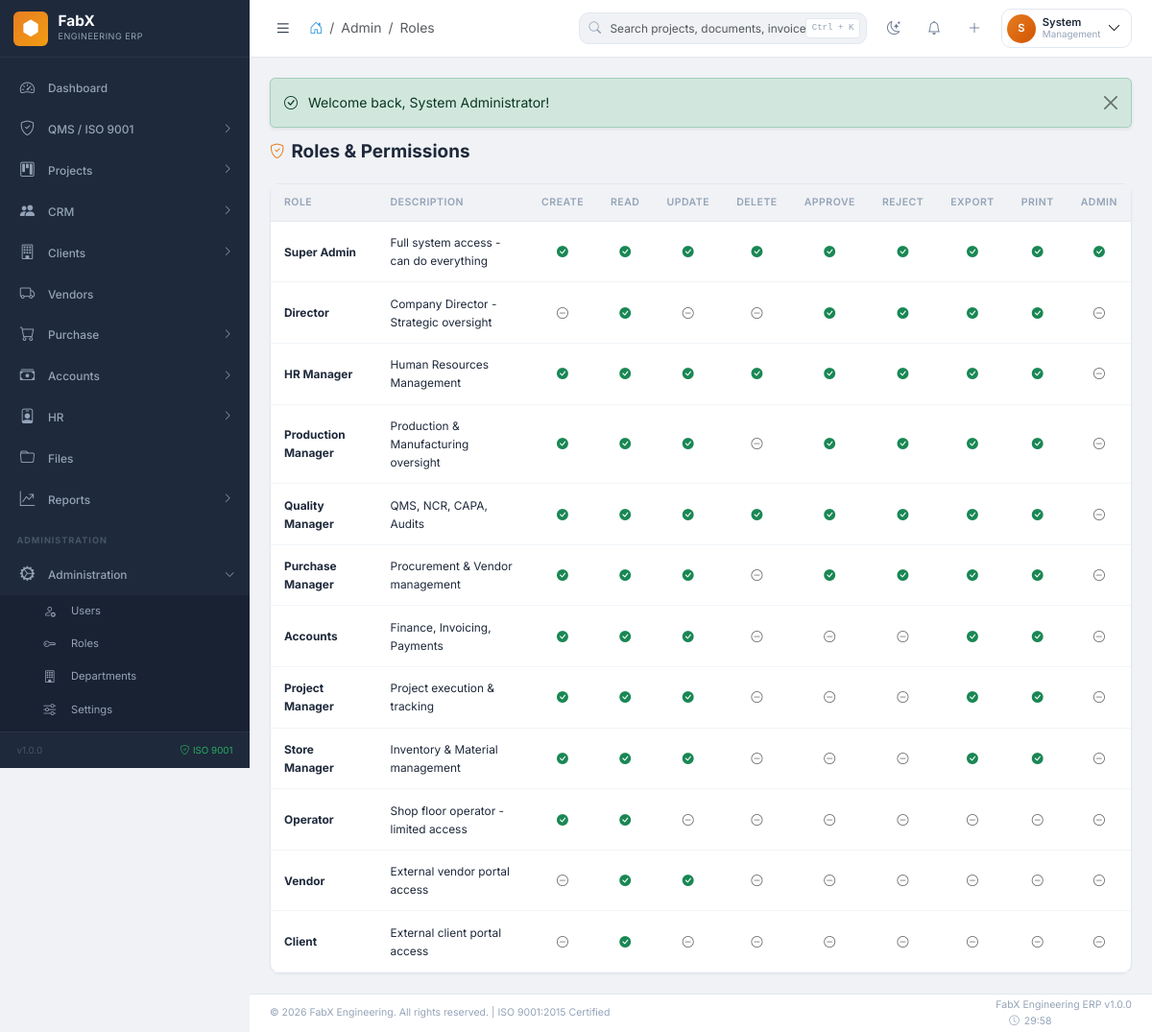
The app's page /admin/roles (signed in) with its own data.
### tables this page shows
CREATE TABLE fabx_roles (
    id INT AUTO_INCREMENT PRIMARY KEY,
    name VARCHAR(50) NOT NULL UNIQUE,
    description TEXT,
    permissions JSON NOT NULL,
    is_system TINYINT(1) DEFAULT 0,
    status ENUM('active','inactive') DEFAULT 'active',
    created_at TIMESTAMP DEFAULT CURRENT_TIMESTAMP,
    updated_at TIMESTAMP DEFAULT CURRENT_TIMESTAMP ON UPDATE CURRENT_TIMESTAMP,
    INDEX idx_name (name),
    INDEX idx_status (status)
);

### modules/admin/AdminController.php (called while the page is built, shortened)
<?php
class AdminController extends Controller {
    public function roles(): void {
        $roles = $this->db->fetchAll("SELECT * FROM " . $this->db->table("roles") . " ORDER BY id");
        $permissions = ['create', 'read', 'update', 'delete', 'approve', 'reject', 'export', 'print', 'admin'];
        $this->view('roles/list', [
            'page_title' => 'Roles & Permissions', 'breadcrumb_module' => 'Admin', 'breadcrumb_page' => 'Roles',
            'roles' => $roles, 'permissions' => $permissions
        ]);
    }
}

### config/config.php (called while the page is built, shortened)
<?php
spl_autoload_register(function ($class) {
    $prefixes = [
        'Core\\' => FABX_ROOT . '/core/',
        'Modules\\' => FABX_ROOT . '/modules/',
    ];
    foreach ($prefixes as $prefix => $baseDir) {
        $len = strlen($prefix);
        if (strncmp($prefix, $class, $len) === 0) {
            $relativeClass = substr($class, $len);
            $file = $baseDir . str_replace('\\', '/', $relativeClass) . '.php';
            if (file_exists($file)) {
                return;
            }
        }
    }
});
require_once FABX_ROOT . '/includes/security.php';

### core/Database.php (called while the page is built, shortened)
<?php
class Database {
    private static ?self $instance = null;
    private mysqli $connection;
    private string $prefix;
    private function __construct() {
        $this->prefix = DB_PREFIX;
        $this->connection = new mysqli(DB_HOST, DB_USER, DB_PASS, DB_NAME);
        $this->connection->set_charset(DB_CHARSET);
    }
    public static function getInstance(): self {
        if (self::$instance === null) {
            self::$instance = new self();
        }
        return self::$instance;
    }
    public function query(string $sql, array $params = []): \mysqli_stmt|false {
        $stmt = $this->connection->prepare($sql);
        if (!empty($params)) {
            $types = '';
            $values = [];
            foreach ($params as $param) {
                if (is_int($param)) {
                    $types .= 'i';
                } elseif (is_float($param)) {
                    $types .= 'd';
                } elseif (is_bool($param)) {
                    $types .= 'i';
                    $param = $param ? 1 : 0;
                } else {
                    $types .= 's';
                }
                $values[] = $param;
            }
            $stmt->bind_param($types, ...$values);
        }
        return $stmt;
    }
    public function fetchAll(string $sql, array $params = []): array {
        $stmt = $this->query($sql, $params);
        $stmt->execute();
        $result = $stmt->get_result();
        $rows = $result->fetch_all(MYSQLI_ASSOC);
        return $rows;
    }
    public function table(string $name): string {
        return $this->prefix . $name;
    }
}

### includes/security.php (called while the page is built, shortened)
<?php
function e(string $text): string {
    return htmlspecialchars($text, ENT_QUOTES, 'UTF-8');
}

### modules/admin/views/roles/list.php (the view, shortened to what this page needs)
<div class="page-header">
    <h1 class="page-title"><i class="bi bi-shield-check"></i> Roles & Permissions</h1>
</div>
<div class="fx-card">
    <div class="fx-card-body p-0">
        <div class="table-responsive-fx">
            <table class="fx-table mb-0">
                <thead>
                    <tr>
                        <th>Role</th><th>Description</th>
                        <?php foreach ($permissions as $perm): ?>
                            <th class="text-center" style="font-size:0.75rem;"><?= ucfirst($perm) ?></th>
                        <?php endforeach; ?>
                    </tr>
                </thead>
                <tbody>
                    <?php if (!empty($roles)): ?>
                        <?php foreach ($roles as $role): ?>
                            <tr>
                                <td><strong><?= e($role['name']) ?></strong></td>
                                <td><?= e($role['description'] ?? '-') ?></td>
                                <?php foreach ($permissions as $perm): ?>
                                    <td class="text-center">
                                        <?php $perms = json_decode($role['permissions'] ?? '[]', true); ?>
                                        <?php if (in_array($perm, $perms ?? [])): ?>
                                            <i class="bi bi-check-circle-fill text-success"></i>
                                        <?php else: ?>
                                            <i class="bi bi-dash-circle text-muted"></i>
                                        <?php endif; ?>
                                    </td>
                                <?php endforeach; ?>
                            </tr>
                        <?php endforeach; ?>
                    <?php else: ?>
                        <tr><td colspan="<?= count($permissions) + 2 ?>"><div class="empty-state"><i class="bi bi-shield-check"></i><h5>No roles found</h5></div></td></tr>
                    <?php endif; ?>
                </tbody>
            </table>
        </div>
    </div>
</div>

### assets/css/fabx-theme.css (style rules this page uses)
:root { --primary: #2c3e50; --primary-dark: #1a252f; --primary-light: #34495e; --secondary: #6c757d; --accent: #e67e22; --accent-light: #f39c12; --accent-dark: #d35400; --info: #3498db; --success: #27ae60; --warning: #f39c12; --danger: #e74c3c; --bg-body: #f0f2f5; --bg-card: #ffffff; --bg-sidebar: #1e293b; --bg-sidebar-hover: #0f172a; --bg-navbar: #ffffff; --text-primary: #1e293b; --text-secondary: #64748b; --text-muted: #94a3b8; --border-color: #e2e8f0; --border-light: #f1f5f9; --shadow-sm: 0 1px 2px 0 rgba(0,0,0,0.05); --shadow: 0 1px 3px 0 rgba(0,0,0,0.1), 0 1px 2px -1px rgba(0,0,0,0.1); --shadow-md: 0 4px 6px -1px rgba(0,0,0,0.1), 0 2px 4px -2px rgba(0,0,0,0.1); --shadow-lg: 0 10px 15px -3px rgba(0,0,0,0.1), 0 4px 6px -4px rgba(0,0,0,0.1); --shadow-xl: 0 20px 25px -5px rgba(0,0,0,0.1), 0 8px 10px -6px rgba(0,0,0,0.1); --sidebar-width: 260px; --sidebar-collapsed: 70px; --navbar-height: 60px; --footer-height: 40px; --font-sans: 'Inter', -apple-system, BlinkMacSystemFont, sans-serif; --font-mono: 'SF Mono', monospace; --radius-sm: 6px; --radius: 10px; --radius-lg: 14px; --radius-xl: 20px; --transition-fast: 0.15s ease; --transition: 0.2s ease; --transition-slow: 0.3s ease; }
*, *::before, *::after { box-sizing: border-box; margin: 0; }
html { font-size: 14px; }
body { font-family: var(--font-sans); background: var(--bg-body); color: var(--text-primary); line-height: 1.6; -webkit-font-smoothing: antialiased; overflow-x: hidden; }
.fx-card { background: var(--bg-card); border: 1px solid var(--border-color); border-radius: var(--radius); box-shadow: var(--shadow-sm); transition: box-shadow var(--transition), transform var(--transition); }
.fx-card-body { padding: 1.25rem; }
.fx-table { width: 100%; border-collapse: collapse; }
.fx-table thead th { background: var(--bg-body); padding: 0.75rem 1rem; font-size: 0.75rem; font-weight: 600; text-transform: uppercase; letter-spacing: 0.5px; color: var(--text-muted); border-bottom: 1px solid var(--border-color); white-space: nowrap; }
.fx-table tbody td { padding: 0.875rem 1rem; font-size: 0.85rem; color: var(--text-primary); border-bottom: 1px solid var(--border-light); vertical-align: middle; }
.page-header { display: flex; align-items: center; justify-content: space-between; margin-bottom: 1.5rem; flex-wrap: wrap; gap: 1rem; }
.page-title { font-size: 1.35rem; font-weight: 700; color: var(--text-primary); margin: 0; display: flex; align-items: center; gap: 0.5rem; }
.page-title i { color: var(--accent); font-size: 1.1rem; }

### assets/css/custom.css (style rules this page uses)
.table-responsive-fx { overflow-x: auto; -webkit-overflow-scrolling: touch; }

### records on screen
fabx_roles: name "Super Admin", description "Full system access - can do everything"
fabx_roles: name "Director", description "Company Director - Strategic oversight"
fabx_roles: name "HR Manager", description "Human Resources Management"
fabx_roles: name "Production Manager", description "Production & Manufacturing oversight"
fabx_roles: name "Quality Manager", description "QMS, NCR, CAPA, Audits"
fabx_roles: name "Purchase Manager", description "Procurement & Vendor management"
fabx_roles: name "Accounts", description "Finance, Invoicing, Payments"
fabx_roles: name "Project Manager", description "Project execution & tracking"
fabx_roles: name "Store Manager", description "Inventory & Material management"
fabx_roles: name "Operator", description "Shop floor operator - limited access"
fabx_roles: name "Vendor", description "External vendor portal access"
fabx_roles: name "Client", description "External client portal access", permissions "[\"read\"]" (drawn)

### other values on screen
$item['label'] "Dashboard"
$item['label'] "QMS / ISO 9001"
$item['label'] "Projects"
$item['label'] "CRM"
$item['label'] "Clients"
$item['label'] "Vendors"
$item['label'] "Purchase"
$item['label'] "Accounts"
$item['label'] "HR"
$item['label'] "Files"
$item['label'] "Reports"
$item['label'] "Administration"
$sub['label'] "Users"
$sub['label'] "Roles"
$sub['label'] "Departments"
